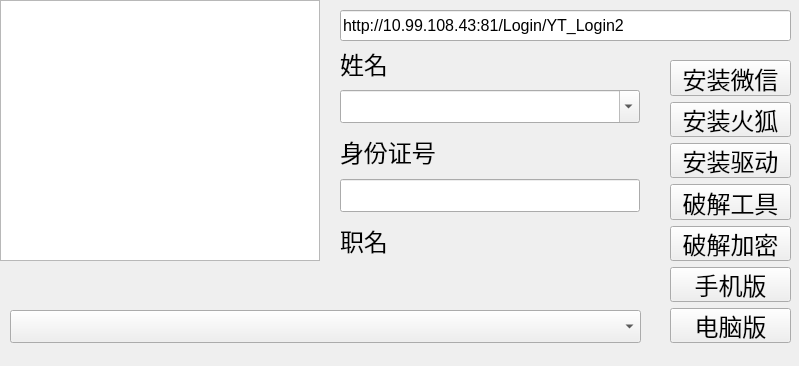
<?xml version="1.0" encoding="UTF-8"?>
<ui version="4.0">
 <class>MainWindow</class>
 <widget class="QMainWindow" name="MainWindow">
  <property name="geometry">
   <rect>
    <x>0</x>
    <y>0</y>
    <width>799</width>
    <height>366</height>
   </rect>
  </property>
  <property name="windowTitle">
   <string>MainWindow</string>
  </property>
  <widget class="QWidget" name="centralwidget">
   <widget class="QTextBrowser" name="textBrowser">
    <property name="geometry">
     <rect>
      <x>0</x>
      <y>0</y>
      <width>320</width>
      <height>261</height>
     </rect>
    </property>
    <property name="font">
     <font>
      <family>Arial</family>
      <pointsize>12</pointsize>
     </font>
    </property>
   </widget>
   <widget class="QLineEdit" name="urlEdit">
    <property name="geometry">
     <rect>
      <x>340</x>
      <y>10</y>
      <width>451</width>
      <height>31</height>
     </rect>
    </property>
    <property name="font">
     <font>
      <family>Arial</family>
      <pointsize>12</pointsize>
     </font>
    </property>
    <property name="text">
     <string>http://10.99.108.43:81/Login/YT_Login2</string>
    </property>
   </widget>
   <widget class="QLabel" name="label">
    <property name="geometry">
     <rect>
      <x>340</x>
      <y>50</y>
      <width>48</width>
      <height>27</height>
     </rect>
    </property>
    <property name="font">
     <font>
      <family>Arial</family>
      <pointsize>18</pointsize>
     </font>
    </property>
    <property name="text">
     <string>姓名</string>
    </property>
   </widget>
   <widget class="QComboBox" name="nameBox">
    <property name="geometry">
     <rect>
      <x>340</x>
      <y>90</y>
      <width>300</width>
      <height>33</height>
     </rect>
    </property>
    <property name="font">
     <font>
      <family>Arial</family>
      <pointsize>18</pointsize>
     </font>
    </property>
    <property name="editable">
     <bool>true</bool>
    </property>
   </widget>
   <widget class="QLabel" name="label_2">
    <property name="geometry">
     <rect>
      <x>340</x>
      <y>138</y>
      <width>96</width>
      <height>27</height>
     </rect>
    </property>
    <property name="font">
     <font>
      <family>Arial</family>
      <pointsize>18</pointsize>
     </font>
    </property>
    <property name="text">
     <string>身份证号</string>
    </property>
   </widget>
   <widget class="QLineEdit" name="numEdit">
    <property name="geometry">
     <rect>
      <x>340</x>
      <y>179</y>
      <width>300</width>
      <height>33</height>
     </rect>
    </property>
    <property name="font">
     <font>
      <family>Arial</family>
      <pointsize>18</pointsize>
     </font>
    </property>
    <property name="clearButtonEnabled">
     <bool>true</bool>
    </property>
   </widget>
   <widget class="QLabel" name="label_3">
    <property name="geometry">
     <rect>
      <x>340</x>
      <y>227</y>
      <width>48</width>
      <height>27</height>
     </rect>
    </property>
    <property name="font">
     <font>
      <family>Arial</family>
      <pointsize>18</pointsize>
     </font>
    </property>
    <property name="text">
     <string>职名</string>
    </property>
   </widget>
   <widget class="QComboBox" name="kindBox">
    <property name="geometry">
     <rect>
      <x>10</x>
      <y>310</y>
      <width>631</width>
      <height>33</height>
     </rect>
    </property>
    <property name="font">
     <font>
      <family>Arial</family>
      <pointsize>18</pointsize>
     </font>
    </property>
   </widget>
   <widget class="QWidget" name="layoutWidget">
    <property name="geometry">
     <rect>
      <x>670</x>
      <y>60</y>
      <width>121</width>
      <height>283</height>
     </rect>
    </property>
    <layout class="QVBoxLayout" name="verticalLayout">
     <item>
      <widget class="QPushButton" name="B_wechat">
       <property name="font">
        <font>
         <family>Arial</family>
         <pointsize>18</pointsize>
        </font>
       </property>
       <property name="text">
        <string>安装微信</string>
       </property>
      </widget>
     </item>
     <item>
      <widget class="QPushButton" name="B_firefox">
       <property name="font">
        <font>
         <family>Arial</family>
         <pointsize>18</pointsize>
        </font>
       </property>
       <property name="text">
        <string>安装火狐</string>
       </property>
      </widget>
     </item>
     <item>
      <widget class="QPushButton" name="B_driver">
       <property name="font">
        <font>
         <family>Arial</family>
         <pointsize>18</pointsize>
        </font>
       </property>
       <property name="text">
        <string>安装驱动</string>
       </property>
      </widget>
     </item>
     <item>
      <widget class="QPushButton" name="B_npcap">
       <property name="font">
        <font>
         <family>Arial</family>
         <pointsize>18</pointsize>
        </font>
       </property>
       <property name="text">
        <string>破解工具</string>
       </property>
      </widget>
     </item>
     <item>
      <widget class="QPushButton" name="B_uid">
       <property name="font">
        <font>
         <family>Arial</family>
         <pointsize>18</pointsize>
        </font>
       </property>
       <property name="text">
        <string>破解加密</string>
       </property>
      </widget>
     </item>
     <item>
      <widget class="QPushButton" name="B_internet">
       <property name="font">
        <font>
         <family>Arial</family>
         <pointsize>18</pointsize>
        </font>
       </property>
       <property name="text">
        <string>手机版</string>
       </property>
      </widget>
     </item>
     <item>
      <widget class="QPushButton" name="B_ethernet">
       <property name="font">
        <font>
         <family>Arial</family>
         <pointsize>18</pointsize>
        </font>
       </property>
       <property name="text">
        <string>电脑版</string>
       </property>
      </widget>
     </item>
    </layout>
   </widget>
  </widget>
 </widget>
 <resources/>
 <connections>
  <connection>
   <sender>B_wechat</sender>
   <signal>clicked()</signal>
   <receiver>MainWindow</receiver>
   <slot>wechat()</slot>
   <hints>
    <hint type="sourcelabel">
     <x>671</x>
     <y>61</y>
    </hint>
    <hint type="destinationlabel">
     <x>636</x>
     <y>25</y>
    </hint>
   </hints>
  </connection>
  <connection>
   <sender>B_firefox</sender>
   <signal>clicked()</signal>
   <receiver>MainWindow</receiver>
   <slot>firefox()</slot>
   <hints>
    <hint type="sourcelabel">
     <x>671</x>
     <y>136</y>
    </hint>
    <hint type="destinationlabel">
     <x>635</x>
     <y>58</y>
    </hint>
   </hints>
  </connection>
  <connection>
   <sender>B_driver</sender>
   <signal>clicked()</signal>
   <receiver>MainWindow</receiver>
   <slot>driver()</slot>
   <hints>
    <hint type="sourcelabel">
     <x>671</x>
     <y>177</y>
    </hint>
    <hint type="destinationlabel">
     <x>636</x>
     <y>89</y>
    </hint>
   </hints>
  </connection>
  <connection>
   <sender>B_internet</sender>
   <signal>clicked()</signal>
   <receiver>MainWindow</receiver>
   <slot>internet()</slot>
   <hints>
    <hint type="sourcelabel">
     <x>671</x>
     <y>300</y>
    </hint>
    <hint type="destinationlabel">
     <x>636</x>
     <y>117</y>
    </hint>
   </hints>
  </connection>
  <connection>
   <sender>B_ethernet</sender>
   <signal>clicked()</signal>
   <receiver>MainWindow</receiver>
   <slot>ethernet()</slot>
   <hints>
    <hint type="sourcelabel">
     <x>671</x>
     <y>341</y>
    </hint>
    <hint type="destinationlabel">
     <x>635</x>
     <y>147</y>
    </hint>
   </hints>
  </connection>
  <connection>
   <sender>B_uid</sender>
   <signal>clicked()</signal>
   <receiver>MainWindow</receiver>
   <slot>uid()</slot>
   <hints>
    <hint type="sourcelabel">
     <x>692</x>
     <y>242</y>
    </hint>
    <hint type="destinationlabel">
     <x>637</x>
     <y>238</y>
    </hint>
   </hints>
  </connection>
  <connection>
   <sender>B_npcap</sender>
   <signal>clicked()</signal>
   <receiver>MainWindow</receiver>
   <slot>npcap()</slot>
   <hints>
    <hint type="sourcelabel">
     <x>698</x>
     <y>200</y>
    </hint>
    <hint type="destinationlabel">
     <x>642</x>
     <y>268</y>
    </hint>
   </hints>
  </connection>
 </connections>
 <slots>
  <slot>firefox()</slot>
  <slot>wechat()</slot>
  <slot>driver()</slot>
  <slot>internet()</slot>
  <slot>ethernet()</slot>
  <slot>uid()</slot>
  <slot>npcap()</slot>
 </slots>
</ui>
